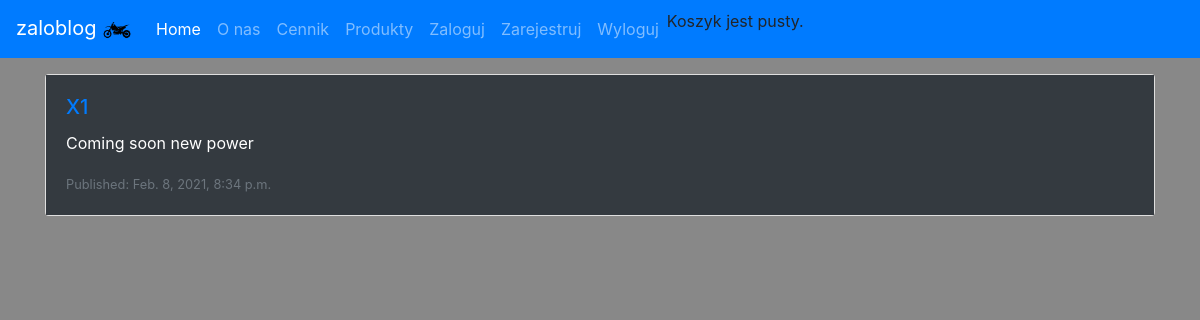
The app's page /, older data.
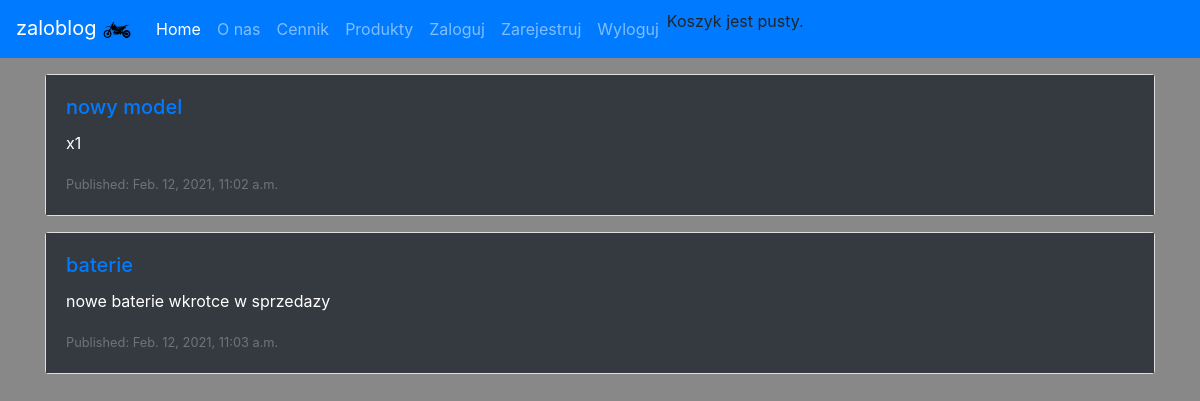
The same page, newer data.
### home/models.py (models this page shows)
class BlogPost(models.Model):
    title = models.CharField(max_length=120, null=True, blank=False)
    subtitle = models.CharField(max_length=180, null=True, blank=False)
    slug = models.CharField(max_length=240, null=True, blank=False)
    body = models.TextField()
    created_at = models.DateTimeField(auto_now_add=True, null=False)
    updated_at = models.DateTimeField(auto_now=True, null=False)

### home/views.py (the view)
# urls.py: path('', home_view, name="home"),
def home_view(request):
    qs = BlogPost.objects.all()
    print('xdd')
    template_name = "home.html"
    context = {'object_list': qs}
    return render(request, template_name, context)

### shopping_cart/cart.py (called while the page is built)
    def __len__(self):
        return sum(item['quantity'] for item in self.cart.values())

### shopping_cart/context_processors.py (called while the page is built)
def cart(request):
    return {'cart': Cart(request)}

### templates/home.html (shortened to what this page needs)
{% extends "base.html" %}{% block page_content %}
    {% for object in object_list %}
        <div class="container">
            <div class="mt-3">
                <div class="card mb-3">
                    <div class="card-body bg-dark text-white">
                        <h5 class="card-title"><a href="{{object.slug}}">{{object.title}}</a></h5>
                        <p class="card-text">{{object.subtitle}}</p>
                        <p class="card-text"><small class="text-muted">Published: {{object.created_at}}</small></p>
                    </div>
                </div>
            </div>
        </div>
    {% empty %}
        <p>Sorry, no articles have been written yet.</p>
    {% endfor %}
{% endblock %}

### templates/base.html (shortened to what this page needs)
<!doctype html>
<html lang="en">
<head>
    <link rel="stylesheet" href="https://stackpath.bootstrapcdn.com/bootstrap/4.4.1/css/bootstrap.min.css">
    {% load static %}
    <link rel="stylesheet" href="{% static 'base/base.css'%}"/>
</head>
<body>
    <nav class="navbar sticky-top navbar-expand-lg navbar-dark bg-primary">
    <a class="navbar-brand" href="/">
        zaloblog
        {% load static %}
        <img src="{% static 'base/cross.png' %}" alt="cross image" width="30" height="30"/>
    </a>
    <div class="collapse navbar-collapse" id="navbarSupportedContent">
        <ul class="navbar-nav mr-auto">
        <li class="nav-item active">
            <a class="nav-link" href="/">Home<span class="sr-only">(current)</span></a>
        </li>
        <li class="nav-item">
            <a class="nav-link" href="/about/">O nas</a>
        </li>
        <li class="nav-item">
            <a class="nav-link" href="/pricing/">Cennik</a>
        </li>
        <li class="nav-item">
            <a class="nav-link" href="/products/">Produkty</a>
        </li>
        <li class="nav-item">
            <a class="nav-link" href="/login/">Zaloguj</a>
        </li>
        <li class="nav-item">
            <a class="nav-link" href="/register/">Zarejestruj</a>
        </li>
        <li class="nav-item">
            <a class="nav-link" href="/logout/">Wyloguj</a>
        </li>
        <li class="nav-item">
            {% with total_items=cart|length %}
                {% if cart|length > 0 %}
                    Koszyk:
                    <a class="nav-link" href="/cart_detail/">
                        {{ total_items }} produkt {{ total_items|pluralize:"y" }},
                        {{ cart.get_total_price }} zł
                    </a>
                {% else %}
                    Koszyk jest pusty.
                {% endif %}
            {% endwith %}
        </li>
        </ul>
    </div>
</nav>
{% block page_content %}
{% endblock %}
</body>
</html>

### static/base/base.css (style rules this page uses)
body { background: #888888; }

Row changes from the older to the newer data that the page shows:
removed BlogPost: title "X1", subtitle "Coming soon new power", created_at "Feb. 8, 2021, 8:34 p.m."
added BlogPost: title "nowy model", subtitle "x1", created_at "Feb. 12, 2021, 11:02 a.m."
added BlogPost: title "baterie", subtitle "nowe baterie wkrotce w sprzedazy", created_at "Feb. 12, 2021, 11:03 a.m."
